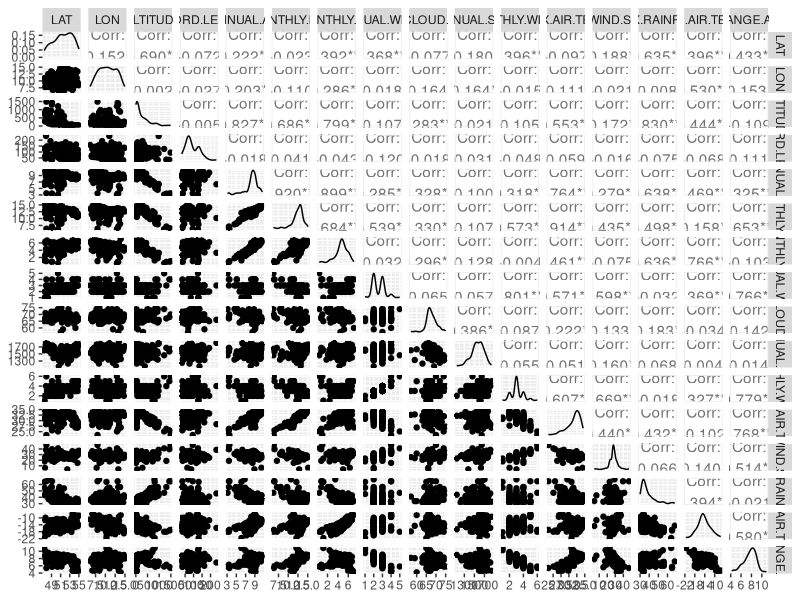
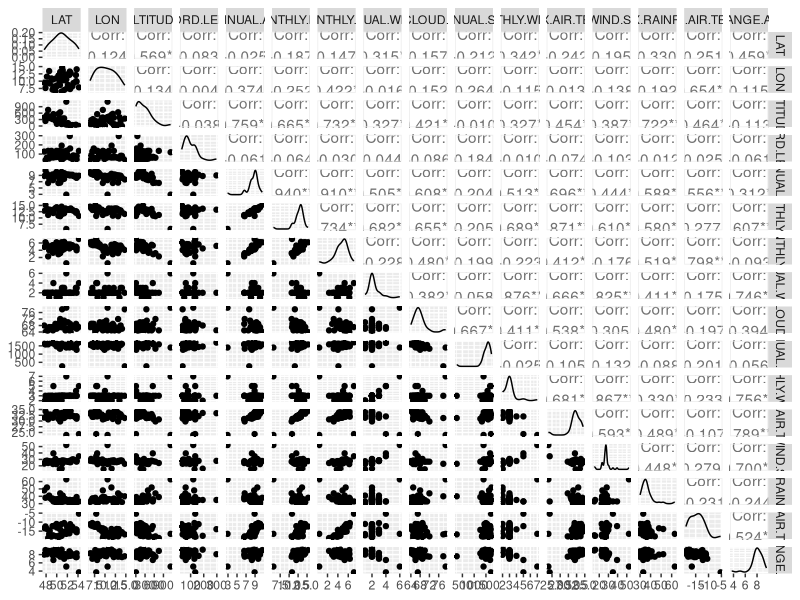
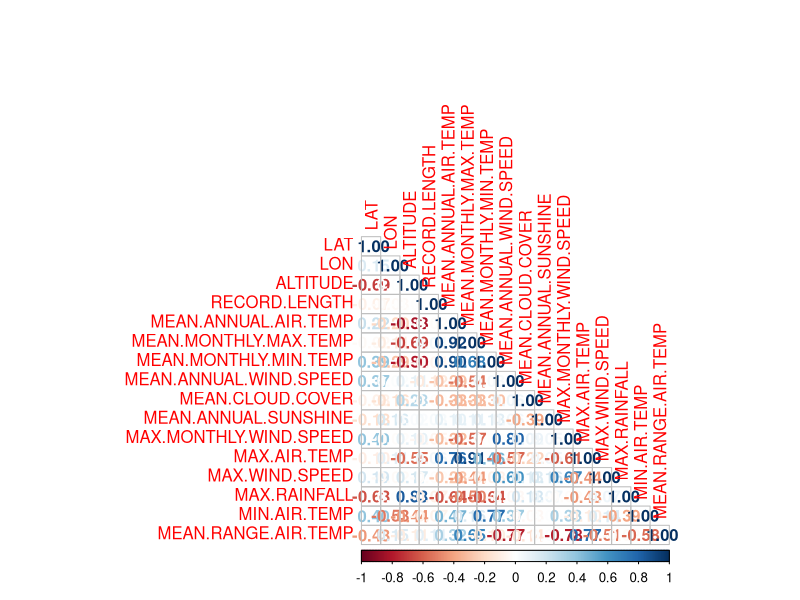

Reproduce these figures in R, in order.
#1
weather <- read.csv2(file = "weather.csv", stringsAsFactors = FALSE)
head(weather)

#2
summary(weather)
str(weather)

#3
#federalstate
#stationname
#dwd_id
#id
#period

#4,5
library(tidyverse)
count(weather)

weather <- filter(weather, complete.cases(weather))
count(weather)
weather <- weather[c(5:7,9:22)]
str(weather)

#6
install.packages("caTools")
library(caTools)
result = sample.split(weather$MEAN.ANNUAL.RAINFALL, SplitRatio = 0.8)

train = weather[result==TRUE,]
str(train)
test = weather[result==FALSE,]
str(test)

#7
rain_test <- test[11]
rain_train <- train[11]

m_train <- train[c(1:10,12:17)]
m_test <- test[c(1:10,12:17)]

#8
install.packages("GGally")
library(GGally)
ggpairs(m_train)
ggpairs(m_test)

#9
corr <- cor(m_train)
str(corr)
head(corr)

#10
library(corrplot)
corrplot(corr, method = "number", type = "lower")

#11
